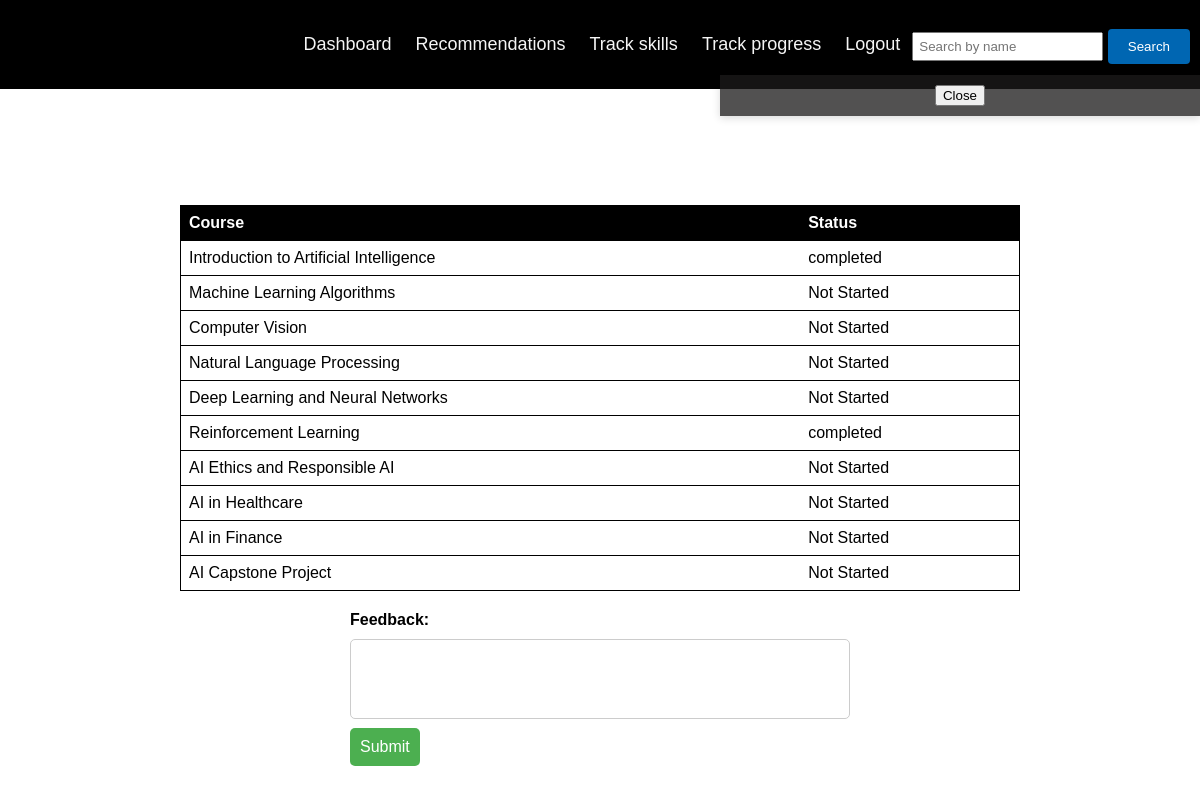
The page /track_progress_mentor_1.php?uname=anu (signed in) on the database its author committed.
### tables this page shows
CREATE TABLE `course_names` (
  `id` int(11) NOT NULL,
  `course_name` varchar(255) DEFAULT NULL,
  `areas_of_interest` varchar(255) DEFAULT NULL
);

CREATE TABLE `user_courses` (
  `user_course_id` int(11) NOT NULL,
  `uname` varchar(20) DEFAULT NULL,
  `course_id` int(11) DEFAULT NULL,
  `status` varchar(20) DEFAULT NULL
);

### track_progress_mentor_1.php (the view, shortened to what this page needs)
<!DOCTYPE html>
<html>
<head>
</head>
<body>
<?php
$db = mysqli_connect("localhost", "root", "", "profile_builder");
include 'mentor_header.php';
if (isset($_GET["uname"])) {
    $uname = $_GET["uname"];
} else {
    header("Location: signup_mentee.php");
    exit;
}
?>
<br>
<h1 style="text-align: center;color:white">To-Do List for <?php echo $uname; ?></h1><br>
<?php
$sql = "SELECT CN.id, CN.course_name
        FROM course_names CN
        INNER JOIN mentee M ON M.areas_of_interest = CN.areas_of_interest
        WHERE M.uname = '$uname'";
$result = mysqli_query($db, $sql);
if (mysqli_num_rows($result) > 0) {
    echo '<table>';
    echo '<tr><th>Course</th><th>Status</th></tr>';
    while ($row = mysqli_fetch_assoc($result)) {
        $sql2 = "SELECT status FROM user_courses WHERE uname = '$uname' AND course_id = " . $row['id'];
        $result2 = mysqli_query($db, $sql2);
        if (mysqli_num_rows($result2) > 0) {
            $row2 = mysqli_fetch_assoc($result2);
            $status = $row2['status'];
        } else {
            $status = "Not Started";
        }
        echo '<tr><td>' . $row['course_name'] . '</td><td>' . $status . '</td></tr>';
    }
    echo '</table>';
} else {
    echo '<p>No matching courses found.</p>';
}
?>
<form id="review-form" method="post">
    <label for="feedback">Feedback:</label>
    <textarea id="feedback" name="feedback" cols="50"></textarea><br>
    <input type="submit" value="Submit">
</form>
</body>
</html>

### track_progress_mentor_1.php (style rules this page uses)
table { border-collapse: collapse; width: 70%; align: center; margin-left: auto; margin-right: auto; }
th, td { text-align: left; padding: 8px; }
th { background-color: black; color: white; }
tr { background-color: white; border: 1px solid black; }
body { padding-top : 500 px; padding-bottom : 500px; background-image: url("https://c4.wallpaperflare.com/wallpaper/83/667/620/blue-computer-backgrounds-wallpaper-preview.jpg"); background-position: center; background-size: 100% 100%; position: relative; font-family: sans-serif; }
#review-form { max-width: 500px; margin: 0 auto; font-family: Arial, sans-serif; margin-top: 20px; width: 70%; }
label { display: block; margin-bottom: 10px; font-weight: bold; }
textarea { width: 100%; height: 80px; padding: 5px; border: 1px solid #ccc; border-radius: 5px; resize: none; }
input[type="submit"] { background-color: #4CAF50; color: white; padding: 10px 10px; border: none; border-radius: 5px; cursor: pointer; font-size: 16px; margin-top: 5px; }

### mentor_header.php (style rules this page uses)
* { box-sizing: border-box; }
body { margin: 0; font-family: Arial, Helvetica, sans-serif; }

### rows shown on the page
course_names: course_name "Introduction to Artificial Intelligence", user_courses.status "completed"
course_names: course_name "Machine Learning Algorithms", status "Not Started"
course_names: course_name "Computer Vision", status "Not Started"
course_names: course_name "Natural Language Processing", status "Not Started"
course_names: course_name "Deep Learning and Neural Networks", status "Not Started"
course_names: course_name "Reinforcement Learning", user_courses.status "completed"
course_names: course_name "AI Ethics and Responsible AI", status "Not Started"
course_names: course_name "AI in Healthcare", status "Not Started"
course_names: course_name "AI in Finance", status "Not Started"
course_names: course_name "AI Capstone Project", status "Not Started"
